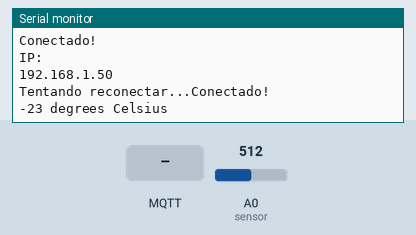
Recording of a sketch running on a simulated ESP8266 (NodeMCU). On the bench: the last lines printed to the serial monitor. Inputs (shaded band) come from the test bench; at power-on: A0 (sensor) = 512. WiFi joins after 1.5 s; servers stay silent unless stated; network time is answered at once with the bench clock; the local clock reads 2024-03-15 10:24:30 at power-on unless the sketch sets it; random numbers use the default seed unless the sketch sets one; no MQTT or app messages arrive unless stated.

Above: at 3.2 s.
3.3 s: MQTT message "1" arrives on the first subscribed topic
5.5 s: MQTT message "on" arrives on the first subscribed topic
7.5 s: MQTT message "off" arrives on the first subscribed topic
9.5 s: A0 (sensor) set to 716
At 10.8 s:
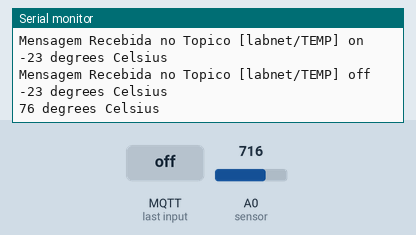
11.0 s: A0 (sensor) set to 900
At 12.9 s:
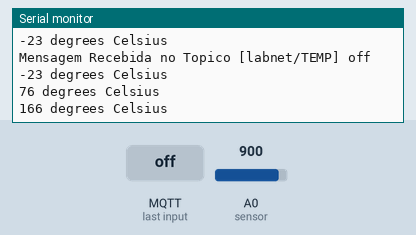
Timing chart, 0 to 13.5 s (numbered marks = the images above; inputs shaded):
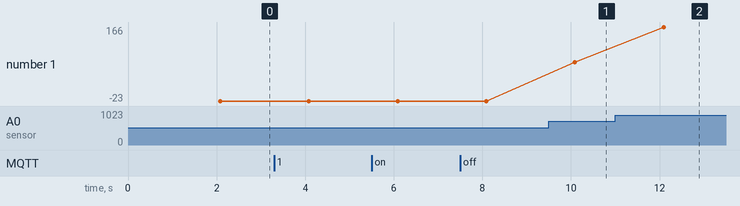

Measured:
- after the input at 9.5 s, the serial monitor: prints a new line after 0.59 s (image 1)
- after the input at 11.0 s, the serial monitor: prints a new line after 1.1 s (image 2)
- plotted number 1: -23 → 76 after the input at 9.5 s, 76 → 166 after the input at 11.0 s

The sketch:

c_digo.ino
```cpp
#include <ESP8266WiFi.h>
#include <PubSubClient.h>
#include <NTPClient.h>
#include <WiFiUdp.h>
#define sensor A0

const char* ssid = "(Substitua pelo seu WiFi)";
const char* password = "(Coloque a senha do mesmo)";
const char* mqtt_server = "test.mosquitto.org";
WiFiUDP ntpUDP;
NTPClient timeClient(ntpUDP, "south-america.pool.ntp.org");
WiFiClient espClient;
PubSubClient client(espClient);
unsigned long lastMsg = 0;
#define MSG_BUFFER_SIZE  (100)
char msg[MSG_BUFFER_SIZE];

void setup_wifi() {

  delay(500);
  Serial.println();
  Serial.print("Conectando ao Wifi: ");
  Serial.println(ssid);
  WiFi.mode(WIFI_STA);
  WiFi.begin(ssid, password);
  while (WiFi.status() != WL_CONNECTED) {
  delay(500);
  Serial.print(".");

  }

  randomSeed(micros());
  Serial.println("");
  Serial.println("Conectado!");
  Serial.println("IP: ");
  Serial.println(WiFi.localIP());

}

void callback(char* topic, byte* payload, unsigned int length) {

  Serial.print("Mensagem Recebida no Topico [");
  Serial.print(topic);
  Serial.print("] ");
  for (int i = 0; i < length; i++) {
  Serial.print((char)payload[i]);

  }

  Serial.println();

}

void reconnect() {

  while (!client.connected()) {
  Serial.print("Tentando reconectar...");
  String clientId = "TEMP-ESP8266-Client-";
  clientId += String(random(0xffff), HEX);

  if (client.connect(clientId.c_str())) {
    Serial.println("Conectado!");
    client.publish("labnet/TEMP", "hello world");
    client.subscribe("labnet/TEMP");

  } else {

    Serial.print("Falha ao conectar, rc=");
    Serial.print(client.state());
    delay(5000);

    }

  }

}
void setup() {

  Serial.begin(115200);
  setup_wifi();
  client.setServer(mqtt_server, 1883);
  client.setCallback(callback);
  timeClient.begin();
  timeClient.setTimeOffset(-10800);

}
void loop() {

  if (!client.connected()) {
  reconnect();

  }

  client.loop();
  timeClient.update();
  unsigned long now = millis();

  //sensor de temperatura
  int rawvoltage = analogRead(sensor);
  float millivolts= (rawvoltage/1024.0) * 5000;
  float kelvin= (millivolts/10);
  int celsius= kelvin - 273.15;
  Serial.print(celsius);
  Serial.println(" degrees Celsius");

  time_t epochTime = timeClient.getEpochTime();
  struct tm *ptm = gmtime ((time_t *)&epochTime);
  int diaMes = ptm-> tm_mday;
  int atualMes = ptm-> tm_mon + 1;
  int atualAno = ptm-> tm_year + 1900;
  String atualData = String(atualAno) + "-" + String(atualMes) + "-" + String(diaMes);
  String formattedTime = timeClient.getFormattedTime();
  if (now - lastMsg > 2000) {
  lastMsg = now;
  snprintf (msg, MSG_BUFFER_SIZE, "Temperatura: %ld Graus - [Horário: %s]- [Data: %s]", celsius, formattedTime, atualData);
  client.publish("labnet/TEMP", msg);
  delay(2000);

  }

}
```
